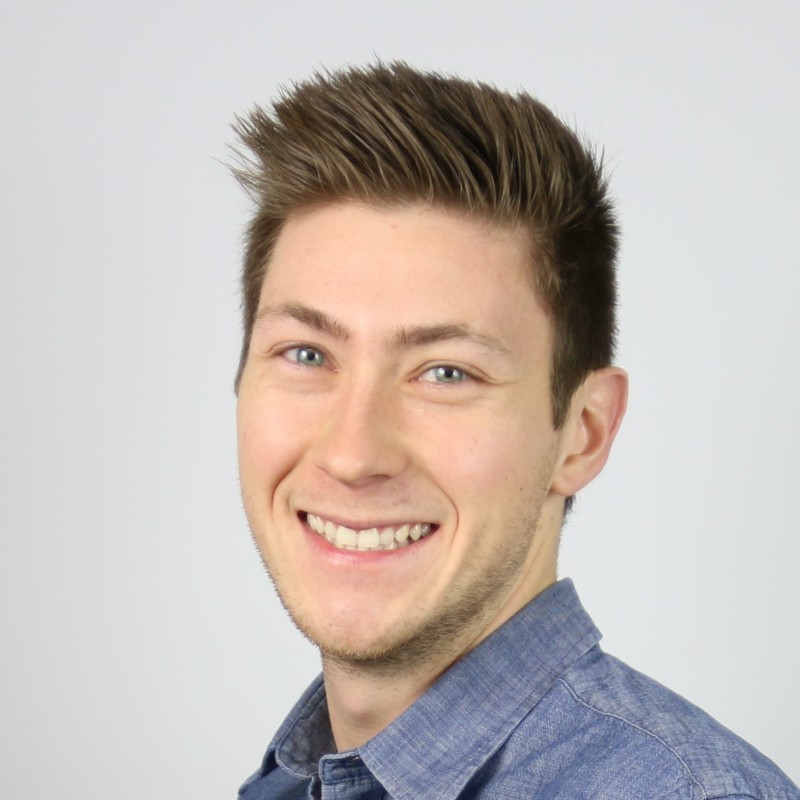
#> input picture Headshot.jpg, 800 x 800 px
$ python OnesAndZerosImageGenerator.py
#> lines starting #> are read from the running program, lines starting #| are printed output that depends on the picture
import math
import random

from PIL import Image, ImageDraw, ImageFont

profile_image = Image.open('Headshot.jpg')
#> profile_image is the input picture: PIL image 800x800 RGB; mean R, G, B 195.3, 186.8, 182.6
IMAGE_WIDTH, IMAGE_HEIGHT = profile_image.size
#> IMAGE_WIDTH = 800; IMAGE_HEIGHT = 800
ONE_ZERO_SIZE = 6

font = ImageFont.truetype('Britanic.ttf', ONE_ZERO_SIZE)
cell_width, cell_height = ONE_ZERO_SIZE, ONE_ZERO_SIZE

profile_image = profile_image.resize((int(IMAGE_WIDTH/cell_width), int(IMAGE_HEIGHT/cell_height)), Image.NEAREST)
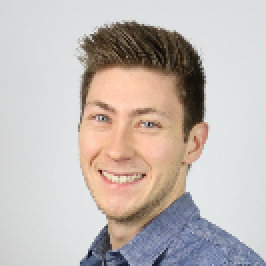
#> profile_image: PIL image 133x133 RGB (shown 2 times larger); mean R, G, B 195.4, 186.8, 182.7
new_width, new_height = profile_image.size
#> new_width = 133; new_height = 133
profile_image = profile_image.load()
# Create a new image with the same dimensions of the original, but all black
cyber_profile = Image.new('RGB', (IMAGE_WIDTH, IMAGE_HEIGHT), (0, 0, 0))
#> cyber_profile: PIL image 800x800 RGB; every value is 0
draw = ImageDraw.Draw(cyber_profile)

# Iterating through each pixel of the new image
for height in range(new_height):
    for width in range(new_width):
        # Taking each of the rgb values for the pixel in question and getting the average
        redValue, greenValue, blueValue = profile_image[width, height]
        cellAverageIntensity = int((redValue + greenValue + blueValue) / 3)
        # Make the bright greens a step brighter than the not-so-bright greens
        if greenValue % 50 > 25:
            greenValue = int(math.ceil(greenValue / 50.0)) * 50
        else:
            greenValue = int(math.floor(greenValue / 50.0)) * 50
        # Using average intensity to determine dark pixels (1's) or light (0's)
        if cellAverageIntensity < 150:
            text = "1"
        else:
            text = "0"
        draw.text((width * cell_width, height * cell_height), text=text, font=font, fill=(0, greenValue, 0))

cyber_profile.save('Cyber_Profile.jpg')
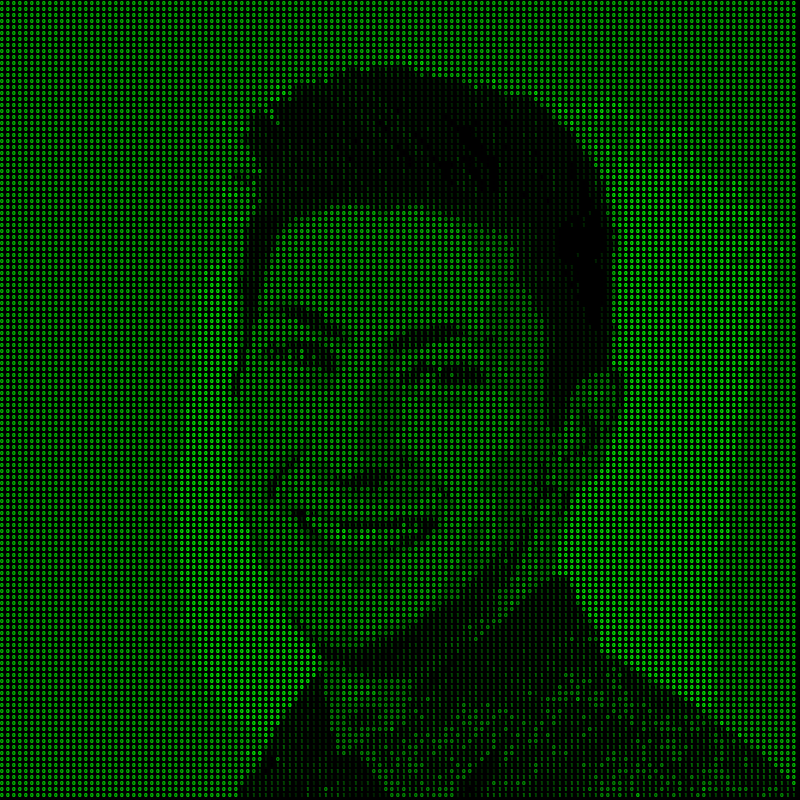
#> saved as Cyber_Profile.jpg: PIL image 800x800 RGB; mean R, G, B 0, 45.3, 0
